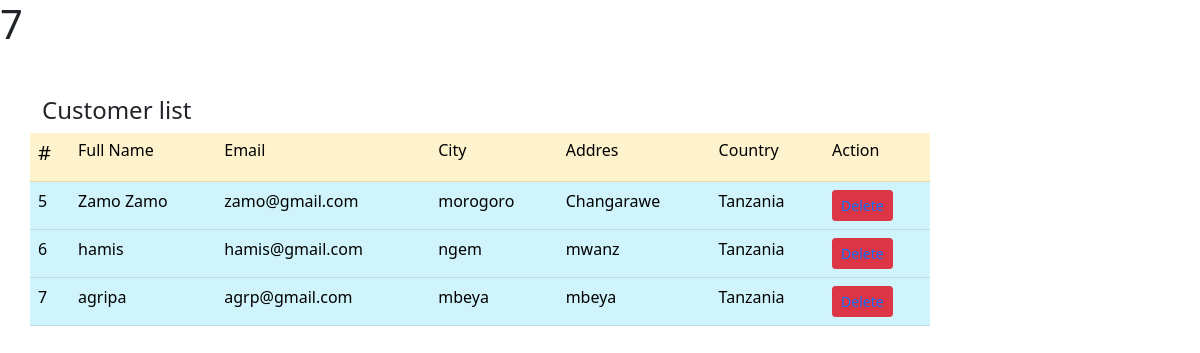
Screenshot of /mimi.php with the database file from the repository.
### tables this page shows
CREATE TABLE `customer` (
  `cust_id` int(11) NOT NULL,
  `cust_name` varchar(25) NOT NULL,
  `addres` varchar(25) NOT NULL,
  `email` varchar(25) NOT NULL,
  `password` varchar(25) NOT NULL,
  `city` varchar(25) NOT NULL,
  `country` varchar(25) NOT NULL
);

### mimi.php (the view, shortened to what this page needs)
<?php
$conn=mysqli_connect('localhost','root','','elect_db');
$sql="SELECT cust_id FROM customer ORDER BY cust_id DESC LIMIT 1";
$query=mysqli_query($conn,$sql);
if($row = mysqli_fetch_assoc($query)){
        echo "
       <h1>". $row['cust_id']."</h1>";
   }
?>
<!DOCTYPE html>
<html>
<head>
	<link rel="stylesheet"  href="new.css">
	<link rel="stylesheet"  href="css/bootstrap/css/bootstrap.css">
	<link rel="stylesheet" href="https://cdnjs.cloudflare.com/ajax/libs/font-awesome/6.1.1/css/all.min.css"
	</title>
</head>
<body>
	 <div class="container my-5" ><h4>Customer list</h4>
        <div class="col-lg-12">
   <div class="row">
<table class="table table-info" style="width:900px; ">
  <tr>
  	<th scope="col" class="table-warning"><h5>#</h5></th>
      <th scope="col" class="table-warning"><h6>Full Name</h6></th>
      <th scope="col" class="table-warning"><h6>Email</h6></th>
      <th scope="col" class="table-warning"><h6>City</h6></th>
      <th scope="col" class="table-warning"><h6>Addres</h6></th>
      <th scope="col" class="table-warning"><h6>Country</h6></th>
      <th scope="col" class="table-warning"><h6>Action</h6></th>
    </tr>
    <?php
$conn=mysqli_connect('localhost','root','','elect_db');
$sql="SELECT * FROM customer";
$query=mysqli_query($conn,$sql);
    while($row = mysqli_fetch_assoc($query)){
        echo " <tr>
        <td>". $row['cust_id']."</td>
         <td>". $row['cust_name']."</td>
      <td>". $row['email']."</td>
      <td>".$row['city']."</td>
      <td>". $row['addres']."</td>
      <td>". $row['country']."</td>
    <td>
       <button class='btn  btn-sm btn-danger'><a href='deletcust.php?deleteid=". $row['cust_id']." class='text-decoration-none'>Delete </a></button>
       </td>
    </tr>";
}
    ?>
</table>
</div>
        </div>
</body>
</html>

### new.css (style rules this page uses)
button a { text-decoration: none; }

### rows the page displays
customer: cust_id "5", cust_name "Zamo Zamo", email "zamo@gmail.com", city "morogoro", addres "Changarawe", country "Tanzania"
customer: cust_id "6", cust_name "hamis", email "hamis@gmail.com", city "ngem", addres "mwanz", country "Tanzania"
customer: cust_id "7", cust_name "agripa", email "agrp@gmail.com", city "mbeya", addres "mbeya", country "Tanzania"
